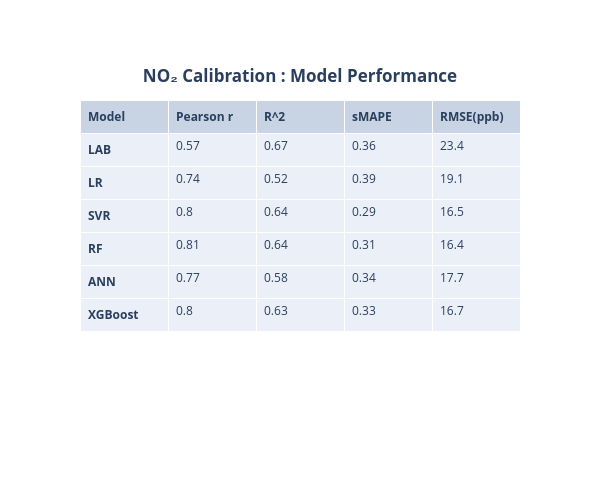

This figure's notebook cell:
### Code cell
import plotly.graph_objects as go
import pandas as pd
model=['<b>LAB</b>','<b>LR</b>','<b>SVR</b>','<b>RF</b>','<b>ANN</b>','<b>XGBoost</b>']
Pearson=[Pearson_lab_NO2,Pearson_lr_NO2,Pearson_svr_NO2,Pearson_rf_NO2,Pearson_ann_NO2,Pearson_xgb_NO2]
R2=[R2_lab_NO2,R2_lr_NO2,R2_svr_NO2,R2_rf_NO2,R2_ann_NO2,R2_xgb_NO2]
RMSE=[RMSE_Lab_NO2,RMSE_Lr_NO2,RMSE_Svr_NO2,RMSE_Rf_NO2,RMSE_Ann_NO2,RMSE_Xgb_NO2]
sMAPE=[sMAPE_lab_NO2,sMAPE_lr_NO2,sMAPE_svr_NO2,sMAPE_rf_NO2,sMAPE_ann_NO2,sMAPE_xgb_NO2]

fig = go.Figure(data=[go.Table(
    header=dict(values=['<b>Model</b>','<b>Pearson r</b>','<b>R^2</b>','<b>sMAPE</b>','<b>RMSE(ppb)</b>'],
                #fill_color='paleturquoise',
                align='left'),
    cells=dict(values=[model,Pearson,R2,sMAPE,RMSE ],
               #fill_color='lavender',
               align='left'))
   ])
fig.update_layout(
title={'text': "<b>NO2 Calibration : Model Performance</b>".translate(subscript),
        'y':0.86,
        'x':0.5,
        'xanchor': 'center',
        'yanchor': 'top'},
width=600,
height=500,

)
fig.show()
chart_studio.plotly.sign_in('vinylango', 'gybbJVWfRSUoTcRRSa6J')
chart_studio.plotly.image.save_as(fig, filename='models_performance_NO2.png')
Image('models_performance_NO2.png')

### Figure 1 — Plotly figure (JSON) as saved in the notebook; plotly's stock layout.template omitted (floating-point values rounded to 4 significant figures)
{"data": [{"cells": {"align": "left", "values": [["<b>LAB</b>", "<b>LR</b>", "<b>SVR</b>", "<b>RF</b>", "<b>ANN</b>", "<b>XGBoost</b>"], [0.57, 0.74, 0.8, 0.81, 0.77, 0.8], [0.67, 0.52, 0.64, 0.64, 0.58, 0.63], [0.36, 0.39, 0.29, 0.31, 0.34, 0.33], [23.4, 19.1, 16.5, 16.4, 17.7, 16.7]]}, "header": {"align": "left", "values": ["<b>Model</b>", "<b>Pearson r</b>", "<b>R^2</b>", "<b>sMAPE</b>", "<b>RMSE(ppb)</b>"]}, "type": "table"}], "layout": {"height": 500, "title": {"text": "<b>NO₂ Calibration : Model Performance</b>", "x": 0.5, "xanchor": "center", "y": 0.86, "yanchor": "top"}, "width": 600}}
